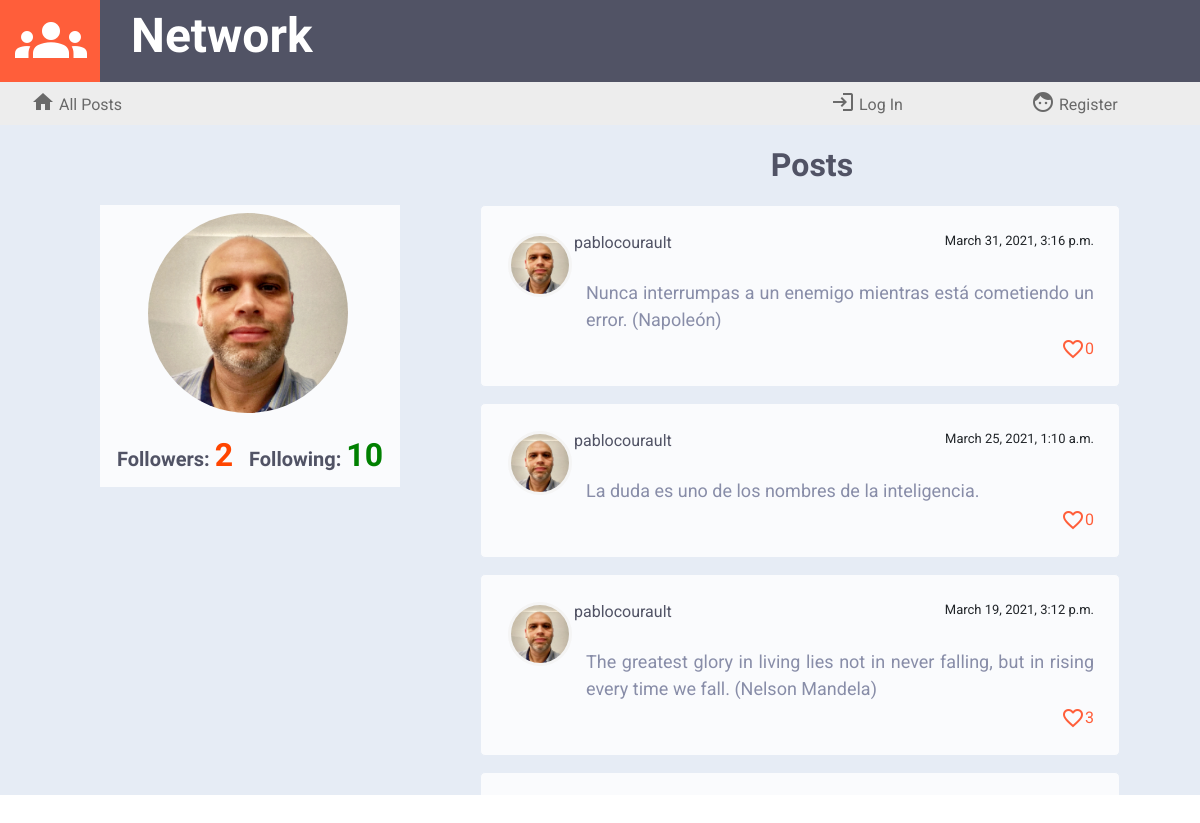
Screenshot of /profile/pablocourault with the database file from the repository.
### network/models.py (models this page shows, shortened)
class Profile(models.Model):
    usuario = models.ForeignKey(User, on_delete=models.CASCADE, blank=False)
    avatar = models.CharField(max_length=12, blank=False)
    cantidad_seguidores = models.IntegerField(default=0)
    cantidad_seguidos = models.IntegerField(default=0)
    siguiendo = models.ManyToManyField(User, blank=True, related_name="following")
    seguidores = models.ManyToManyField(User, blank=True, related_name="followers")

class Posts(models.Model): # publicación
    usuario = models.ForeignKey(User, on_delete=models.CASCADE, blank=False)
    avatar = models.CharField(max_length=12, blank=False)
    contents = models.TextField(max_length=640, blank=False)
    post_date = models.DateTimeField(blank=False, auto_now_add=True)
    cantidad_megusta = models.IntegerField(default=0)
    megusta = models.ManyToManyField(User, blank=True, related_name="likesto")

class User(AbstractUser):
    pass

### network/views.py (the view)
# urls.py: path("profile/<str:nombre>", views.profile, name="profile"),
def profile(request, nombre):
    usuarioprf = User.objects.get(username=nombre)
    profile = Profile.objects.get(usuario=usuarioprf)
    profilename = nombre
    lista_posts = Posts.objects.filter(usuario=usuarioprf.id).order_by('-post_date')
    paginator = Paginator(lista_posts, 10)
    page_number = request.GET.get('page')
    page_obj = paginator.get_page(page_number)
    if request.user in profile.seguidores.all():
        accion = 'Unfollow'
    else:
        accion = 'Follow'
    if request.user.is_authenticated:
        perfil = Profile.objects.get(usuario=request.user)
        return render(request, "network/profile.html",{"perfil": perfil,'page_obj': page_obj,
                                                       'profile': profile,
                                                       'profilename': profilename,
                                                       'accion': accion })
    else:
        return render(request, "network/profile.html",{'page_obj': page_obj,
                                                       'profile': profile,
                                                       'profilename': profilename})

### network/templates/network/profile.html (shortened to what this page needs)
{% extends "network/layout.html" %}
{% load static %}
{% block body %}
<div class="container-fluid cuerpo">
    <div class="row">
        <div class="col-lg-1 col-sm-12"></div>
        <div class="col-lg-3 col-sm-12">
        </div>
        <div class="col-lg-8 col-sm-12">
            <div class="titleNewPost">Posts</div>
        </div>
    </div>
    <div class="row" id="principal">
        <div class="col-lg-1  col-sm-12"></div>
        <div class="col-lg-3  col-sm-12" id="col-profile">
            {% if user.is_authenticated %}
            <div id="divprofile">
            <div class="titleNewPost">{{ profilename }}</div>
            <div> <img src="/static/network/avatars/{{profile.avatar}}" id="profileavatar"> </div>
            <div id="divprofileinfo">
            <div class="profileinfo">Followers: <text id="cantidadseguidores">{{profile.cantidad_seguidores}}</text></div>
            <div class="profileinfo">Following: <text id="cantidadseguidos">{{profile.cantidad_seguidos}}</text> </div>
            </div>
            </div>
            {% if profile.usuario != request.user %}
                <form id="follow-form">
                    <div id="divbuttonfollow">
                        <input type="hidden" id="usertofollow" value="{{ profile.usuario }}"/>
                        <input type="submit" class="btn btn-primary" id="buttonfollow" value="{{ accion }}"/>
                    </div>
                </form>
            {% else %}
            <form id="follow-form">
                    <input type="submit" id="buttonfollow" value="" style="visibility: hidden ;"/>
            </form>
            {% endif %}
            {% else %}
            <div id="divprofile">
            <div> <img src="/static/network/avatars/{{profile.avatar}}" id="profileavatar"> </div>
            <div id="divprofileinfo">
            <div class="profileinfo">Followers: <text id="cantidadseguidores">{{profile.cantidad_seguidores}}</text></div>
            <div class="profileinfo">Following: <text id="cantidadseguidos">{{profile.cantidad_seguidos}}</text> </div>
            </div>
            </div>
            {% endif %}
        </div>
        <div class="col-lg-8  col-sm-12" id="posts">
            {% for post in page_obj %}
            <div class="post">
                <div class="postdetails"> <a href="{% url 'profile' post.usuario %}"> <img src="/static/network/avatars/{{post.avatar}}" class="postavatar"> <text class="postname">{{post.usuario}}</text> </a> <text class="postdate">{{post.post_date}}</text><br></div>
                <div class="postcontents" id='contents{{post.id}}'>{{post.contents}}</div>
                {% if user.is_authenticated %}
                <textarea class="editcontents" id='editcontents{{post.id}}'>{{post.contents}}</textarea>
                <div>
                    {% if post.usuario == request.user %}
                    <br><a class="enlaceedit" data-postid='{{post.id}}''>Edit</a>
                    {% endif %}
                </div>
                <div class="postlikes">
                <i class="material-icons iconlikes identity" data-identity='{{post.id}}' style="cursor: pointer" id='icon{{post.id}}'>
                    {% if user in post.megusta.all %}
                        favorite
                    {% else %}
                        favorite_border
                    {% endif %}
                </i>
                <text class="numberlikes" id='text{{post.id}}'>&nbsp;{{post.cantidad_megusta}}</text></div>
                {% else %}
                <div class="postlikes"><i class="material-icons iconlikes">favorite_border</i><text class="numberlikes">{{post.cantidad_megusta}}</text></div>
                {% endif %}
            </div>
            {% endfor %}
        </div>
    </div>
</div>
{% endblock %}

### network/static/network/styles.css (style rules this page uses)
a { font-family: 'Roboto', sans-serif; color: dimgrey; }
body { overflow-x:hidden; overflow-y: hidden; }
.cuerpo { background: #e6ecf5; }
.titleNewPost { font-family: 'Jura', sans-serif; font-size: 32px; font-weight: bolder; color: #515365; text-align: center; vertical-align: text-bottom; padding-top: 16px; padding-left: 24px; }
#formulario, #posts { padding-top: 16px; text-align: center; justify-content: center; }
#posts { overflow-y:scroll; }
.post { height: auto; min-width: 640px; max-width: 640px; background: #fafbfd; border: 1px solid #e6ecf5; border-radius: 5px; padding: 25px; position: relative; box-sizing: border-box; margin: 0 auto 16px; font-family: 'Roboto', sans-serif; font-size:small; display:inline-block; justify-content: left; }
.postavatar { border: 1px solid whitesmoke; padding: 2px; margin: 2px; border-radius: 100%; width: 64px; height: 64px; background-color: whitesmoke; float:left; }
.postname { font-family: 'Roboto', sans-serif; font-size:medium; font-weight: normal; color: #515365; float: left; }
.postdate { font-family: 'Roboto', sans-serif; font-size:small; font-weight: normal; float:right; }
.postdetails { font-family: 'Roboto', sans-serif; font-size:medium; font-weight:normal; }
.postcontents { font-family: 'Roboto', sans-serif; font-size:large; color: #888da8; display:block; margin-top: 24px; padding-left: 80px; padding-bottom: 4px; text-align: justify }
.postlikes { display:inline-flex; float:right; vertical-align:text-bottom; }
.iconlikes { color: #ff5e3a; }
.numberlikes { color:#ff5e3a; font-family: 'Roboto', sans-serif; font-size:medium; }
#col-profile { margin-top: 16px; width: 100%; padding: 0; justify-content: center; }
#divprofile { display:grid; grid-row-gap: 2px; justify-content: center; background: #fafbfd; }
#profileavatar { margin: 8px; margin-left: 14%; border-radius: 100%; width: 200px; height: 200px; background-color: #e6ecf5; text-align: center; }
#divprofileinfo { display: flex; }
.profileinfo { font-family: 'Jura', sans-serif; font-size: 20px; font-weight: bolder; color: #515365; padding: 8px; }
#cantidadseguidores { color:orangered; font-size: 32px; }
#cantidadseguidos { color: green; font-size: 32px; }

### rows the page displays
Profile: avatar (picture), cantidad_seguidores "2", cantidad_seguidos "10"
Posts: avatar (picture), usuario "pablocourault", post_date "March 31, 2021, 3:16 p.m.", contents "Nunca interrumpas a un enemigo mientras está cometiendo un error. (Napoleón)", cantidad_megusta "0"
Posts: avatar (picture), usuario "pablocourault", post_date "March 25, 2021, 1:10 a.m.", contents "La duda es uno de los nombres de la inteligencia.", cantidad_megusta "0"
Posts: avatar (picture), usuario "pablocourault", post_date "March 19, 2021, 3:12 p.m.", contents "The greatest glory in living lies not in never falling, but in rising every time we fall. (Nelson Mandela)", cantidad_megusta "3"
